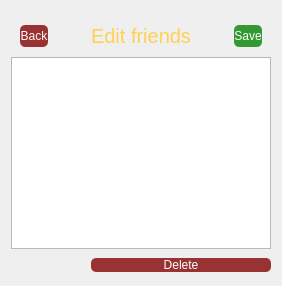
     <widget class="QWidget" name="page_4">
      <layout class="QVBoxLayout" name="verticalLayout_8">
       <item>
        <widget class="QWidget" name="widget_6" native="true">
         <property name="minimumSize">
          <size>
           <width>0</width>
           <height>40</height>
          </size>
         </property>
         <property name="maximumSize">
          <size>
           <width>16777215</width>
           <height>30</height>
          </size>
         </property>
         <layout class="QHBoxLayout" name="horizontalLayout_15">
          <item>
           <widget class="QPushButton" name="backbtn_3">
            <property name="minimumSize">
             <size>
              <width>0</width>
              <height>15</height>
             </size>
            </property>
            <property name="maximumSize">
             <size>
              <width>50</width>
              <height>30</height>
             </size>
            </property>
            <property name="toolTip">
             <string>&lt;html&gt;&lt;head/&gt;&lt;body&gt;&lt;p&gt;Back to setting page&lt;/p&gt;&lt;/body&gt;&lt;/html&gt;</string>
            </property>
            <property name="styleSheet">
             <string notr="true">QPushButton#backbtn_3{
color: white;
border-radius: 5px;
Background: #933;
color: #fefefe;
}

QPushButton#backbtn_3:hover {
	background-color: rgb(42, 46, 52);
border-style: solid;
 border-width: 1px;
	color: rgb(241, 182, 88);
}

QPushButton#backbtn_3:pressed {
border-style: solid;
border-width: 1px;
	background-color: rgb(25, 69, 105);
	color: rgb(85, 255, 255);
}</string>
            </property>
            <property name="text">
             <string>Back</string>
            </property>
            <property name="icon">
             <iconset resource="elements.qrc">
              <normaloff>:/img/img/icons8-back-48.png</normaloff>:/img/img/icons8-back-48.png</iconset>
            </property>
           </widget>
          </item>
          <item>
           <widget class="QLabel" name="editfriendslbl">
            <property name="styleSheet">
             <string notr="true">QLabel#editfriendslbl {
text-align: center;
color: rgb(254, 208, 83);
margin: 0 auto;
font-size: 20px;
font-family: 'Droid Sans';
}

QLabel#editfriendslbl:hover {
	color: rgb(0, 170, 255);
}
</string>
            </property>
            <property name="text">
             <string>Edit friends</string>
            </property>
            <property name="alignment">
             <set>Qt::AlignCenter</set>
            </property>
           </widget>
          </item>
          <item>
           <widget class="QPushButton" name="saveeditfriends">
            <property name="minimumSize">
             <size>
              <width>0</width>
              <height>15</height>
             </size>
            </property>
            <property name="maximumSize">
             <size>
              <width>55</width>
              <height>30</height>
             </size>
            </property>
            <property name="sizeIncrement">
             <size>
              <width>0</width>
              <height>15</height>
             </size>
            </property>
            <property name="styleSheet">
             <string notr="true">
QPushButton#saveeditfriends{
color: white;
border-radius: 5px;
Background: #393;
color: #fefefe;
}

QPushButton#saveeditfriends:hover {
	background-color: rgb(42, 46, 52);
border-style: solid;
 border-width: 1px;
	color: rgb(241, 182, 88);
}

QPushButton#saveeditfriends:pressed {
border-style: solid;
border-width: 1px;
	background-color: rgb(25, 69, 105);
	color: rgb(85, 255, 255);
}</string>
            </property>
            <property name="text">
             <string>Save</string>
            </property>
            <property name="icon">
             <iconset resource="elements.qrc">
              <normaloff>:/img/img/icons8-save-64 (1).png</normaloff>:/img/img/icons8-save-64 (1).png</iconset>
            </property>
           </widget>
          </item>
         </layout>
        </widget>
       </item>
       <item>
        <widget class="QListWidget" name="listWidget"/>
       </item>
       <item>
        <layout class="QHBoxLayout" name="horizontalLayout_16">
         <item>
          <spacer name="horizontalSpacer">
           <property name="orientation">
            <enum>Qt::Horizontal</enum>
           </property>
           <property name="sizeHint" stdset="0">
            <size>
             <width>40</width>
             <height>20</height>
            </size>
           </property>
          </spacer>
         </item>
         <item>
          <widget class="QPushButton" name="deletefriend">
           <property name="minimumSize">
            <size>
             <width>180</width>
             <height>0</height>
            </size>
           </property>
           <property name="styleSheet">
            <string notr="true">QPushButton#deletefriend{
color: white;
border-radius: 5px;
Background: #933;
color: #fefefe;
}

QPushButton#deletefriend:hover {
	background-color: rgb(42, 46, 52);
border-style: solid;
 border-width: 1px;
	color: rgb(241, 182, 88);
}

QPushButton#deletefriend:pressed {
border-style: solid;
border-width: 1px;
	background-color: rgb(25, 69, 105);
	color: rgb(85, 255, 255);
}</string>
           </property>
           <property name="text">
            <string>Delete</string>
           </property>
          </widget>
         </item>
        </layout>
       </item>
      </layout>
     </widget>
